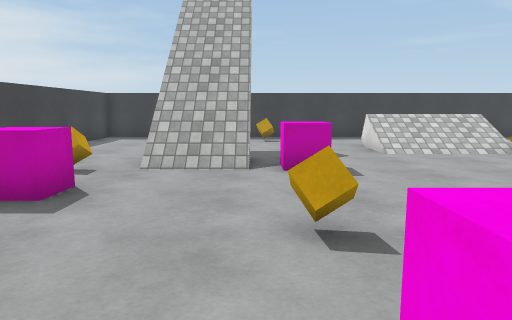
[1] (above)

15 first-person views from a walk through a 3-D level made in the Unity game engine. The camera is 1.3 m above the floor, tilts 8° down and sees 70° across. The floor is counted in squares, 1 m on a side. Each view is taken from the middle of a square. On the plan, view 1 faces up. The plan holds only what a view shows up to about 15 squares ahead; the rest is blank. The player character is not drawn. Surface patterns are stand-ins for the level's own textures.

[2]
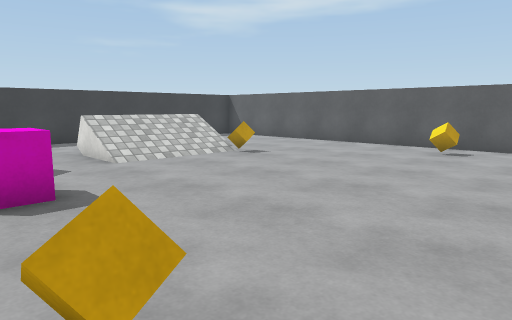

[3]
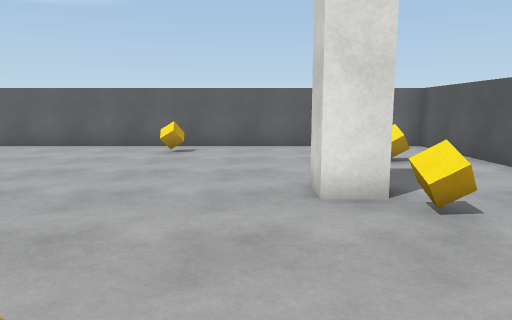

[4]
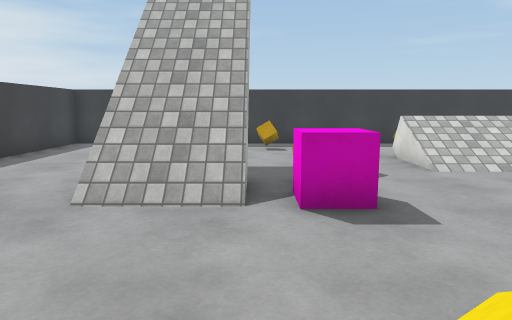

[5]
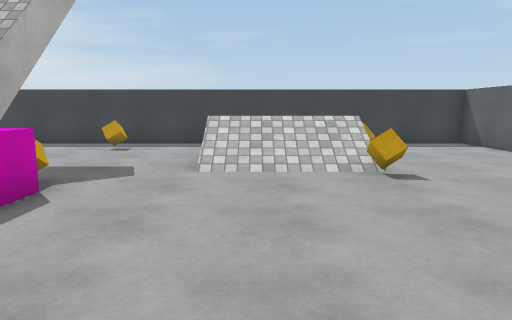

[6]
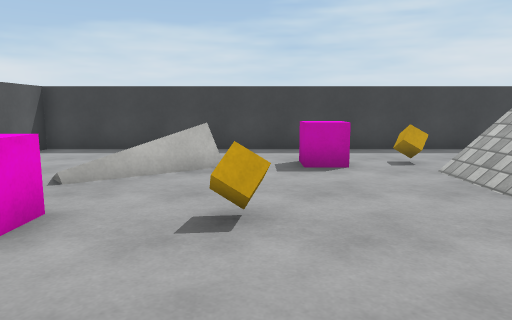

[7]
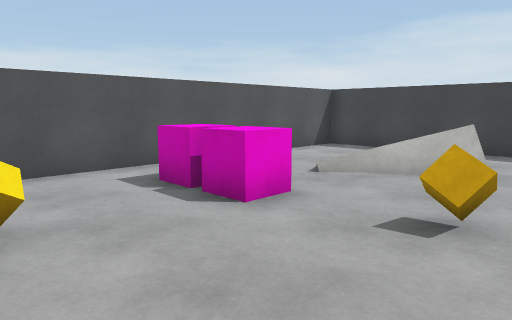

[8]
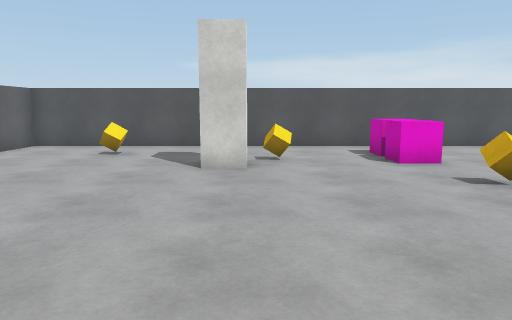

[9]
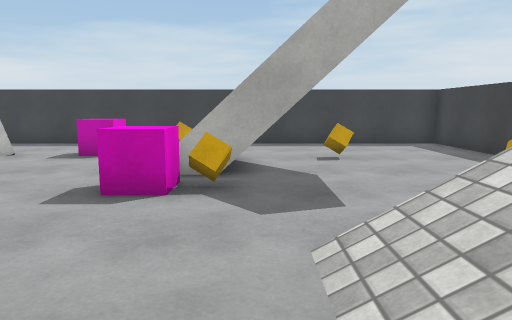

[10]
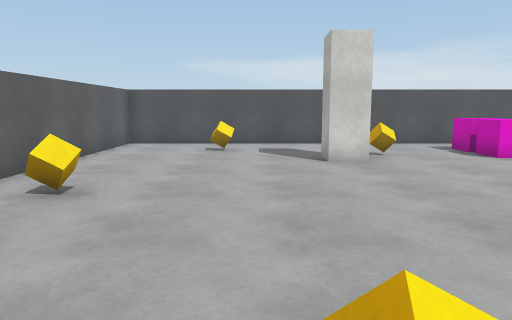

[11]
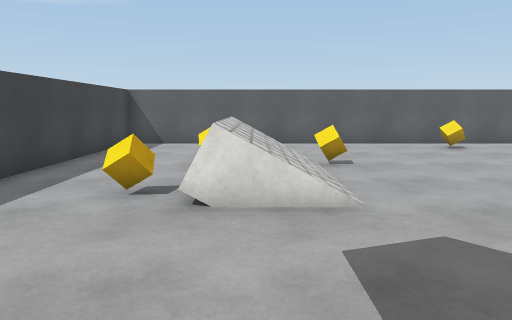

[12]
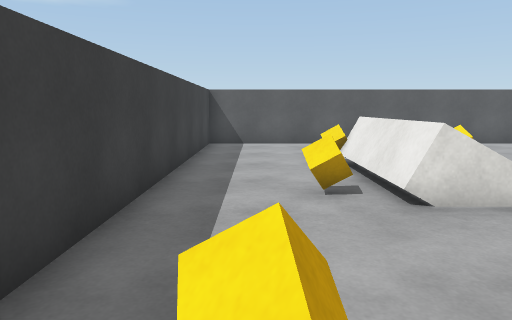

[13]
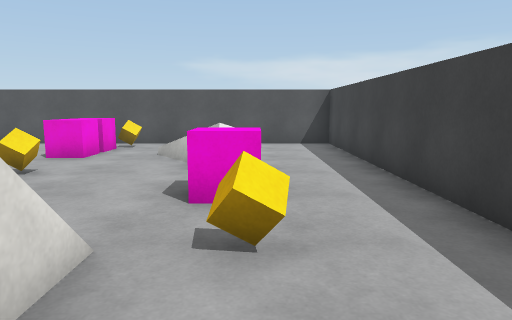

[14]
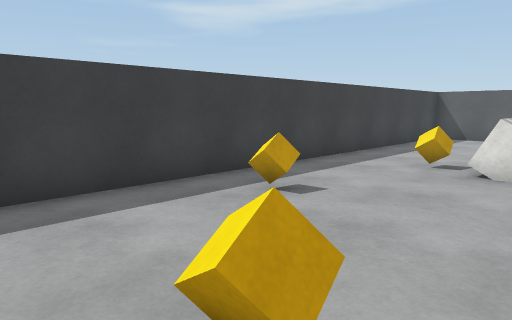

[15]
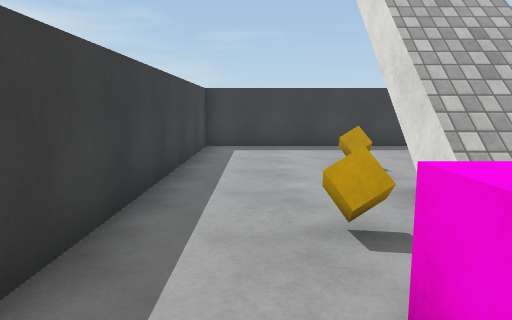

### Floor plan
Key: @ floor where view 1 was taken; # wall or solid block; . floor; / step, stairs or slope; = window, fence, low wall or low ledge; O other object.
Columns run from 7 left of view 1 to 13 right of it. Each row starts with its distance up from view 1.
 17 #####################
 16 #...................#
 15 #......O............#
 14 #...........O.......#
 13 #..........#===O....#
 12 #...O......=///=....#
 11 #....///...////.....#
 10 #....///.......O....#
  9 #....///O...........#
  8 #..O.///O...........#
  7 #...................#
  6 #..OO.............O.#
  5 #..OO...............#
  4 #.......O...........#
  3 #...=...............#
  2 #..=O ......OO......#
  1 #....O..O...OO......#
  0 #......@O.......O...#
 -1 #.......O...........#
 -2 #...................#
 -3 #####################

Where each view was taken, in squares from view 1:
view 1: 0 up, 0 right, facing up
view 2: 2 up, 0 right, facing up-right
view 3: 3 up, 0 right, facing right
view 4: 3 up, 0 right, facing up
view 5: 3 up, 5 right, facing up
view 6: 4 up, 5 right, facing left
view 7: 5 up, 5 right, facing down-left
view 8: 10 up, 5 right, facing down
view 9: 10 up, 7 right, facing left
view 10: 11 up, 8 right, facing down
view 11: 12 up, 1 left, facing right
view 12: 15 up, 1 left, facing right
view 13: 11 up, 4 left, facing down
view 14: 11 up, 4 left, facing up-right
view 15: 4 up, 5 left, facing up
